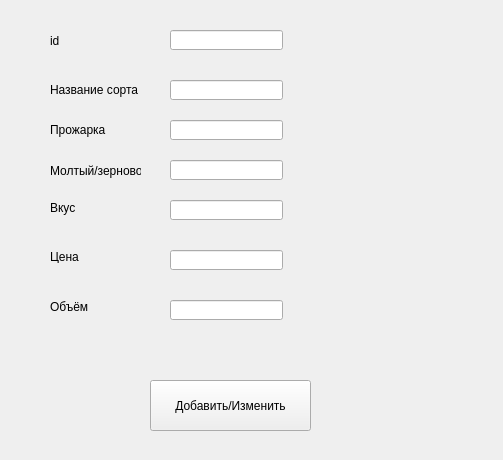
<?xml version="1.0" encoding="UTF-8"?>
<ui version="4.0">
 <class>Form</class>
 <widget class="QWidget" name="Form">
  <property name="geometry">
   <rect>
    <x>0</x>
    <y>0</y>
    <width>503</width>
    <height>460</height>
   </rect>
  </property>
  <property name="windowTitle">
   <string>Form</string>
  </property>
  <widget class="QPushButton" name="pushButton">
   <property name="geometry">
    <rect>
     <x>150</x>
     <y>380</y>
     <width>161</width>
     <height>51</height>
    </rect>
   </property>
   <property name="text">
    <string>Добавить/Изменить</string>
   </property>
  </widget>
  <widget class="QLineEdit" name="lineEdit">
   <property name="geometry">
    <rect>
     <x>170</x>
     <y>30</y>
     <width>113</width>
     <height>20</height>
    </rect>
   </property>
  </widget>
  <widget class="QLineEdit" name="lineEdit_2">
   <property name="geometry">
    <rect>
     <x>170</x>
     <y>80</y>
     <width>113</width>
     <height>20</height>
    </rect>
   </property>
  </widget>
  <widget class="QLineEdit" name="lineEdit_3">
   <property name="geometry">
    <rect>
     <x>170</x>
     <y>120</y>
     <width>113</width>
     <height>20</height>
    </rect>
   </property>
  </widget>
  <widget class="QLineEdit" name="lineEdit_4">
   <property name="geometry">
    <rect>
     <x>170</x>
     <y>160</y>
     <width>113</width>
     <height>20</height>
    </rect>
   </property>
  </widget>
  <widget class="QLineEdit" name="lineEdit_5">
   <property name="geometry">
    <rect>
     <x>170</x>
     <y>200</y>
     <width>113</width>
     <height>20</height>
    </rect>
   </property>
  </widget>
  <widget class="QLineEdit" name="lineEdit_6">
   <property name="geometry">
    <rect>
     <x>170</x>
     <y>250</y>
     <width>113</width>
     <height>20</height>
    </rect>
   </property>
  </widget>
  <widget class="QLineEdit" name="lineEdit_7">
   <property name="geometry">
    <rect>
     <x>170</x>
     <y>300</y>
     <width>113</width>
     <height>20</height>
    </rect>
   </property>
  </widget>
  <widget class="QLabel" name="label">
   <property name="geometry">
    <rect>
     <x>50</x>
     <y>30</y>
     <width>31</width>
     <height>21</height>
    </rect>
   </property>
   <property name="text">
    <string>id</string>
   </property>
  </widget>
  <widget class="QLabel" name="label_2">
   <property name="geometry">
    <rect>
     <x>50</x>
     <y>80</y>
     <width>91</width>
     <height>20</height>
    </rect>
   </property>
   <property name="text">
    <string>Название сорта</string>
   </property>
  </widget>
  <widget class="QLabel" name="label_3">
   <property name="geometry">
    <rect>
     <x>50</x>
     <y>120</y>
     <width>81</width>
     <height>20</height>
    </rect>
   </property>
   <property name="text">
    <string>Прожарка</string>
   </property>
  </widget>
  <widget class="QLabel" name="label_4">
   <property name="geometry">
    <rect>
     <x>50</x>
     <y>160</y>
     <width>91</width>
     <height>21</height>
    </rect>
   </property>
   <property name="text">
    <string>Молтый/зерновой</string>
   </property>
  </widget>
  <widget class="QLabel" name="label_5">
   <property name="geometry">
    <rect>
     <x>50</x>
     <y>200</y>
     <width>91</width>
     <height>16</height>
    </rect>
   </property>
   <property name="text">
    <string>Вкус</string>
   </property>
  </widget>
  <widget class="QLabel" name="label_6">
   <property name="geometry">
    <rect>
     <x>50</x>
     <y>250</y>
     <width>47</width>
     <height>13</height>
    </rect>
   </property>
   <property name="text">
    <string>Цена</string>
   </property>
  </widget>
  <widget class="QLabel" name="label_7">
   <property name="geometry">
    <rect>
     <x>50</x>
     <y>300</y>
     <width>47</width>
     <height>13</height>
    </rect>
   </property>
   <property name="text">
    <string>Объём</string>
   </property>
  </widget>
 </widget>
 <resources/>
 <connections/>
</ui>
